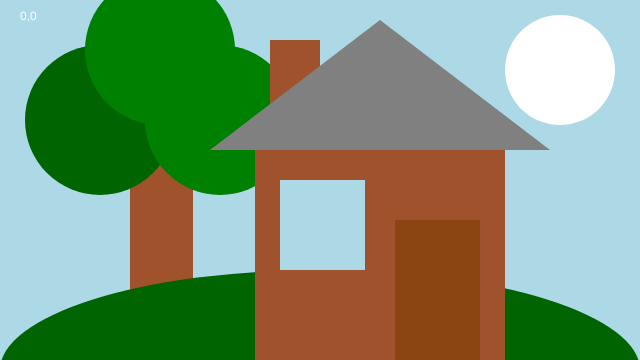
Frame 1 (no input)
Frame 60 (no input): identical to frame 1, image omitted
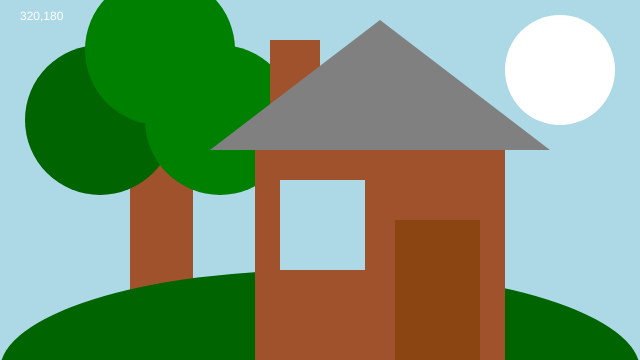
Frame 120 (the mouse pressed at the canvas centre since frame 60)

The p5.js sketch that drew these frames (run headless with seeded random() and noise() and a simulated clock; from frame 60 on, the mouse is pressed at the canvas centre):

// p5.js sketch
// ── sketch.js
function setup() {
  // Sets the screen to be 720 pixels wide and 400 pixels high
  createCanvas(640, 360);
}
function draw(){

  //Background
  background('lightBlue');
  noStroke();

  //trunk
fill('sienna');
rect(130, 120, 63, 250);
  //tree leaves1
fill ('darkGreen')
ellipse(100, 120, 150, 150);
  //tree leaves2
fill ('green')
ellipse(220, 120, 150, 150);
  //tree leaves3
fill ('green')
ellipse(160, 50, 150, 150);

  //hill
fill('darkGreen');
arc(320, 370, 640, 200, PI, TWO_PI);

  //chimney
fill('sienna');
rect(270, 40, 50, 70);
  //house
  fill('sienna');
rect(255, 120, 250, 250);
  //roof
fill('grey');
triangle(380, 20, 210, 150, 550, 150);
  //window
  fill('lightBlue');
rect(280, 180, 85, 90);
  //door
  fill('saddleBrown');
rect(395, 220, 85, 220);

  //sun
fill(255);
ellipse(560, 70, 110, 110);


fill('white');
text(mouseX + ',' + mouseY, 20, 20);
}
